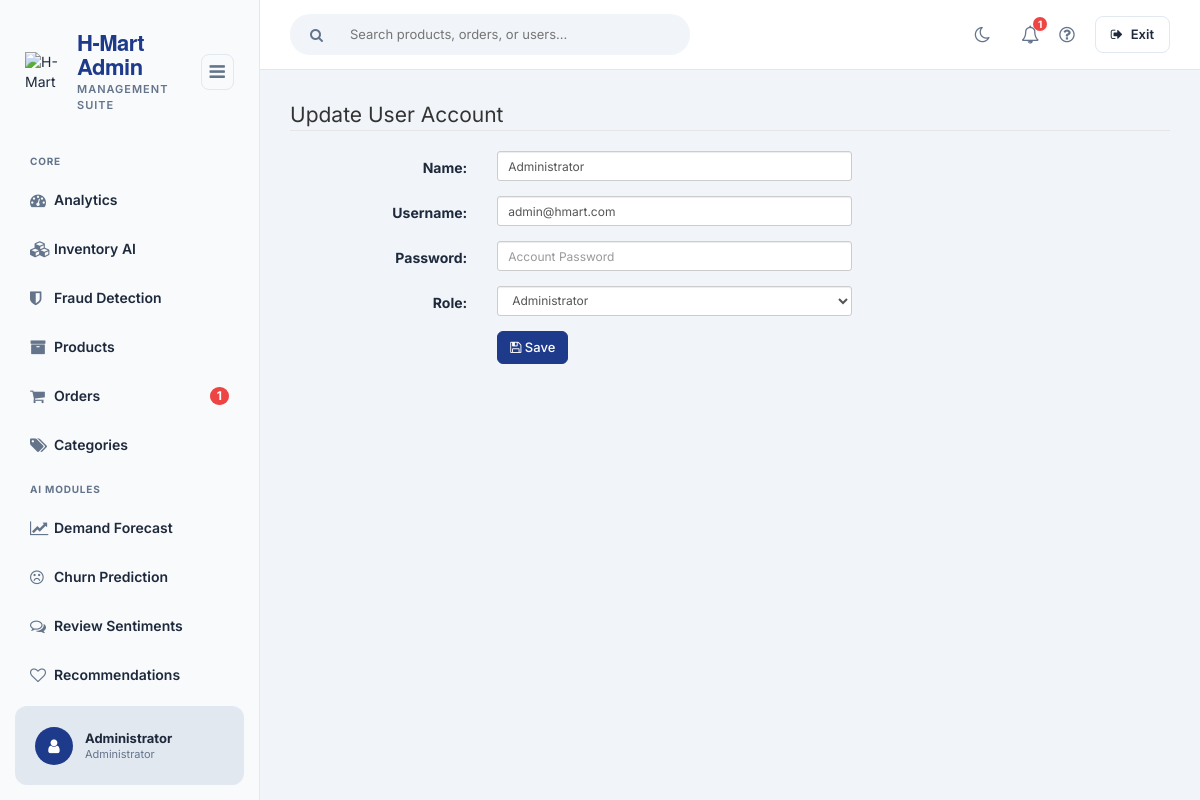
Screenshot of /admin/user/index.php?view=edit&id=128 (signed in) with the database file from the repository.
### tables this page shows
CREATE TABLE `tbluseraccount` (
  `USERID` int(11) NOT NULL,
  `U_NAME` varchar(122) NOT NULL,
  `U_USERNAME` varchar(122) NOT NULL,
  `U_PASS` varchar(122) NOT NULL,
  `U_ROLE` varchar(30) NOT NULL,
  `USERIMAGE` varchar(255) NOT NULL
);

### admin/user/index.php (called while the page is built, shortened)
<?php
require_once ("../theme/templates.php");
?>

### backend/include/database.php (called while the page is built, shortened)
<?php
class Database {
	var $sql_string = '';
	private $conn;
	public function open_connection() {
		$this->conn = mysqli_connect(server,user,pass);
		if(!$this->conn){
			echo "Problem in database connection! Contact administrator!";
			exit();
		}else{
			$db_select = mysqli_select_db($this->conn,database_name);
		}
	}
	function setQuery($sql='') {
		$this->sql_string=$sql;
	}
	function executeQuery() {
		$result = mysqli_query($this->conn,$this->sql_string);
		return $result;
	}
	private function confirm_query($result) {
		return $result;
	}
	function loadSingleResult() {
		$cur = $this->executeQuery();
		if ($cur) {
			while ($row = mysqli_fetch_object($cur)) {
				return $data = $row;
			}
		}
		return null;
	}
}
$mydb = new Database();
?>

### backend/include/accounts.php (called while the page is built, shortened)
<?php
require_once(LIB_PATH.DS.'database.php');
class User {
	protected static  $tblname = "tbluseraccount";
	function single_user($id=""){
			global $mydb;
			$mydb->setQuery("SELECT * FROM ".self::$tblname."
				Where USERID= '{$id}' LIMIT 1");
			$cur = $mydb->loadSingleResult();
			return $cur;
	}
}
?>

### admin/user/edit.php (the view, shortened to what this page needs)
<?php
  @$USERID = $_GET['id'];
  $user = New User();
  $singleuser = $user->single_user($USERID);
?>
 <form class="form-horizontal span6" action="controller.php?action=edit" method="POST">
          <fieldset>
            <legend> Update User Account</legend>
                  <div class="form-group">
                    <div class="col-md-8">
                      <label class="col-md-4 control-label" for=
                      "U_NAME">Name:</label>
                      <div class="col-md-8">
                         <input class="form-control input-sm" id="U_NAME" name="U_NAME" placeholder=
                            "Account Name" type="text" value="<?php echo $singleuser->U_NAME; ?>">
                      </div>
                    </div>
                  </div>
                  <div class="form-group">
                    <div class="col-md-8">
                      <label class="col-md-4 control-label" for=
                      "U_USERNAME">Username:</label>
                      <div class="col-md-8">
                         <input class="form-control input-sm" id="U_USERNAME" name="U_USERNAME" placeholder=
                            "Email Address" type="text" value="<?php echo $singleuser->U_USERNAME; ?>">
                      </div>
                    </div>
                  </div>
                  <div class="form-group">
                    <div class="col-md-8">
                      <label class="col-md-4 control-label" for=
                      "U_PASS">Password:</label>
                      <div class="col-md-8">
                         <input class="form-control input-sm" id="U_PASS" name="U_PASS" placeholder=
                            "Account Password" type="Password" value="" required>
                      </div>
                    </div>
                  </div>
                  <div class="form-group">
                    <div class="col-md-8">
                      <label class="col-md-4 control-label" for=
                      "U_ROLE">Role:</label>
                      <div class="col-md-8">
                       <select class="form-control input-sm" name="U_ROLE" id="U_ROLE">
                          <option value="Administrator"  <?php echo ($singleuser->U_ROLE=='Administrator') ? 'selected="true"': '' ; ?>>Administrator</option>
                        </select>
                      </div>
                    </div>
                  </div>
             <div class="form-group">
                    <div class="col-md-8">
                      <label class="col-md-4 control-label" for=
                      "idno"></label>
                      <div class="col-md-8">
                         <button class="btn btn-primary " name="save" type="submit" ><span class="fa fa-save fw-fa"></span> Save</button>
                      </div>
                    </div>
                  </div>
          </fieldset>
        <div class="form-group">
                <div class="rows">
                  <div class="col-md-6">
                    <label class="col-md-6 control-label" for=
                    "otherperson"></label>
                    <div class="col-md-6">
                    </div>
                  </div>
                  <div class="col-md-6" align="right">
                   </div>
              </div>
              </div>
        </form>
        </div>

### admin/theme/templates.php (style rules this page uses)
:root { --primary: #0f172a; --primary-light: #1e3a8a; --sidebar-bg: #f8fafc; --bg-color: #f1f5f9; --text-main: #1e293b; --text-muted: #64748b; --border-color: #e2e8f0; --card-bg: #ffffff; --card-header-bg: #ffffff; --hover-bg: #e2e8f0; --table-header-bg: #f8fafc; --shadow: 0 4px 6px rgba(0,0,0,0.02); }
body { font-family: 'Inter', sans-serif; background-color: var(--bg-color); margin: 0; padding: 0; color: var(--text-main); overflow-x: hidden; }
.admin-content-wrapper .btn { border-radius: 6px; font-weight: 500; font-size: 13px; padding: 6px 12px; }
.admin-content-wrapper .btn-primary { background: var(--primary-light); border-color: var(--primary-light); }

### rows the page displays
tbluseraccount: U_NAME "Administrator", U_USERNAME "admin@hmart.com", U_ROLE "Administrator"

### other values shown
$res "1"
$_SESSION['U_NAME'] "Administrator"
$_SESSION['U_ROLE'] "Administrator"
